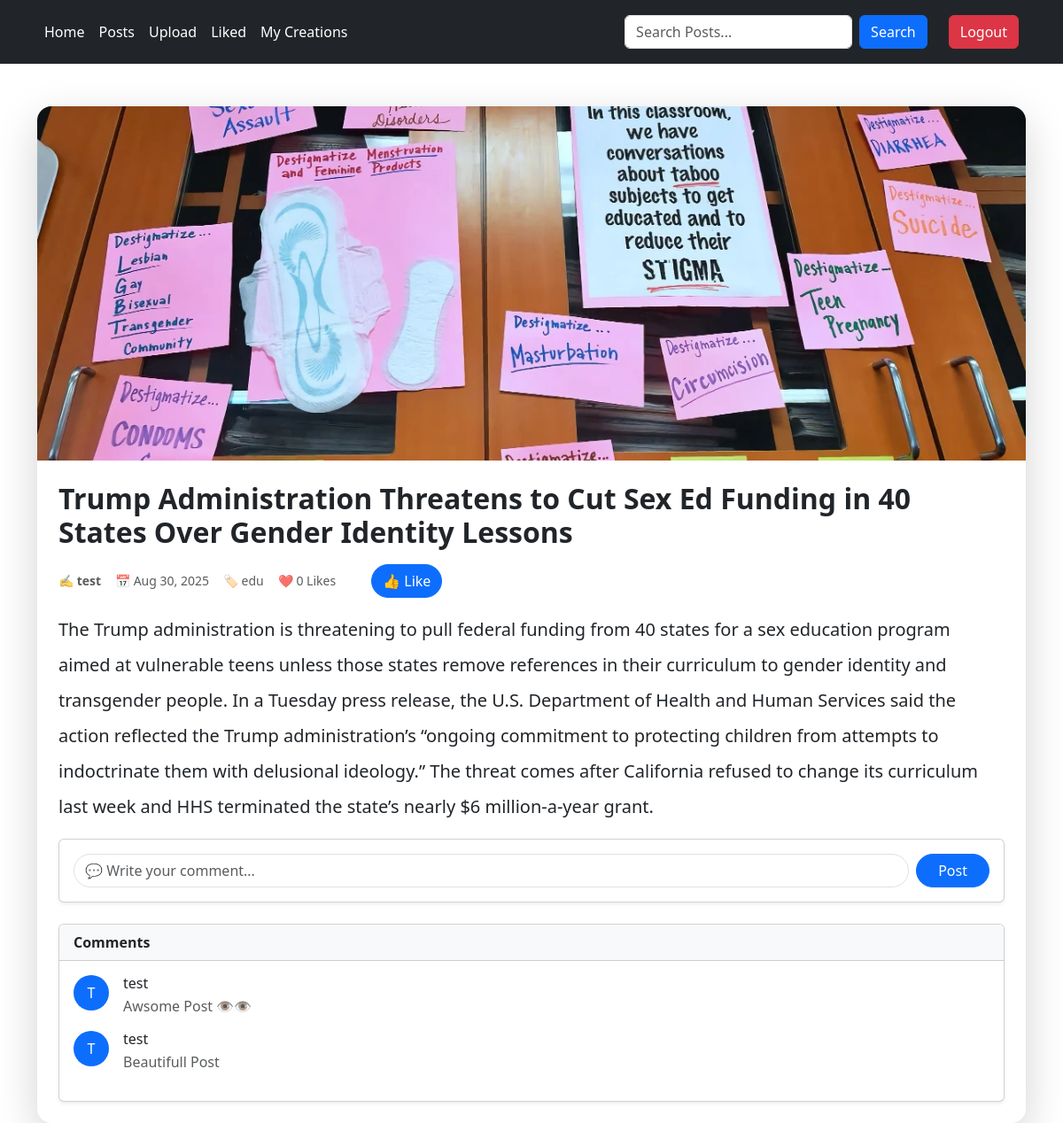
The app's page /posts/4/ (signed in) with its own data.
### post/models.py (models this page shows, shortened)
class Post(models.Model):
    visibility_choices = [
        ('public', 'Public'),
        ('private', 'Private'),
    ]
    category_choices = [
        ('tech', 'Technology'),
        ('life', 'Lifestyle'),
        ('edu', 'Education'),
        ('other', 'Other'),
    ]
    title = models.CharField(max_length=200)
    user = models.ForeignKey(User, related_name='posts', on_delete=models.CASCADE, default=1)
    content = models.TextField()
    author = models.CharField(max_length=100)
    created_at = models.DateTimeField(auto_now_add=True)
    visibility = models.CharField(max_length=10, choices=visibility_choices, default='public')
    category = models.CharField(max_length=10, choices=category_choices, default='other')
    likes = models.PositiveIntegerField(default=0)
    image = models.ImageField(upload_to='post_images/', null=True, blank=True)

class Comment(models.Model):
    post = models.ForeignKey(Post, related_name='comments', on_delete=models.CASCADE)
    user = models.ForeignKey(User, related_name='comments', on_delete=models.CASCADE)
    content = models.TextField()
    created_at = models.DateTimeField(auto_now_add=True)

### post/views.py (the view, shortened to what this page needs)
# urls.py: path('<int:id>/', views.Post_details, name='post_detail'),
@login_required(login_url='login')
def Post_details(request, id):
    post = Post.objects.get(id=id)
    comments = Comment.objects.filter(post=id)
    data = {'post': post, 'comments' :comments}
    if request.method == 'POST' and request.POST.get('comment') is not None:
        content = request.POST.get('comment')
        newComment = Comment.objects.create(post=post, user=request.user, content=content)
        newComment.save()
        messages.success(request, 'Comment Added successfully!')
    return render(request, 'post_detail.html', data)

### post/templates/post_detail.html (shortened to what this page needs)
{% extends "layout.html" %}
{% block content %}
<div class="container mt-5">
    <div class="card shadow-lg border-0 rounded-4">
        <img src="{{ post.image.url }}"
             class="card-img-top rounded-top-4"
             alt="{{ post.title }}"
             style="height: 400px; object-fit: cover;">
        <div class="card-body p-4">
            <h2 class="card-title fw-bold mb-3">{{ post.title }}</h2>
            <div class="d-flex flex-wrap text-muted small mb-3 gap-3 align-items-center">
                <span>✍️ <strong>{{ post.author }}</strong></span>
                <span>📅 {{ post.created_at|date:"M d, Y" }}</span>
                <span>🏷️ {{ post.category }}</span>
                <span>❤️ {{ post.likes }} Likes</span>
                <form method="POST" class="d-flex align-items-center gap-2">
                    <button class="btn btn-primary rounded-pill ms-4" type="submit">👍 Like</button>
                </form>
            </div>
            <p class="card-text fs-5 lh-lg">
                {{ post.content }}
            </p>
           <div class="card shadow-sm mb-4">
    <div class="card-body">
        <form method="POST" class="d-flex align-items-center gap-2">
            <input type="text"
                   class="form-control rounded-pill"
                   placeholder="💬 Write your comment..."
                   name="comment" required>
            <button class="btn btn-primary rounded-pill px-4">Post</button>
        </form>
    </div>
</div>
<div class="card shadow-sm">
    <div class="card-header bg-light fw-bold">
        Comments
    </div>
    <div class="card-body">
        {% for comment in comments %}
            <div class="d-flex align-items-start mb-3">
                <div class="bg-primary text-white rounded-circle d-flex justify-content-center align-items-center"
                     style="width: 40px; height: 40px;">
                    {{ comment.user.username|first|upper }}
                </div>
                <div class="ms-3">
                    <h6 class="mb-1">{{ comment.user.username }}</h6>
                    <p class="mb-0 text-muted">{{ comment.content }}</p>
                </div>
            </div>
        {% empty %}
            <p class="text-muted">No comments yet. Be the first to add one!</p>
        {% endfor %}
    </div>
</div>
        </div>
    </div>
</div>
{% endblock content %}

### post/templates/post_detail.html (style rules this page uses)
.card { transition: transform 0.3s ease, box-shadow 0.3s ease; }

### records on screen
Post: image (picture), title "Trump Administration Threatens to Cut Sex Ed Funding in 40 States Over Gender Identity Lessons", author "test", created_at "Aug 30, 2025", category "edu", likes "0", content "The Trump administration is threatening to pull federal funding from 40 states for a sex education program aimed at vulnerable teens unless those states remove references in their curriculum to gender identity and transgender people. In a Tuesday press release, the U.S. Department of Health and Human Services said the action reflected the Trump administration’s “ongoing commitment to protecting children from attempts to indoctrinate them with delusional ideology.” The threat comes after California refused to change its curriculum last week and HHS terminated the state’s nearly $6 million-a-year grant."
Comment: user.username|first "T", user.username "test", content "Awsome Post 👁️👁️"
Comment: user.username|first "T", user.username "test", content "Beautifull Post"
